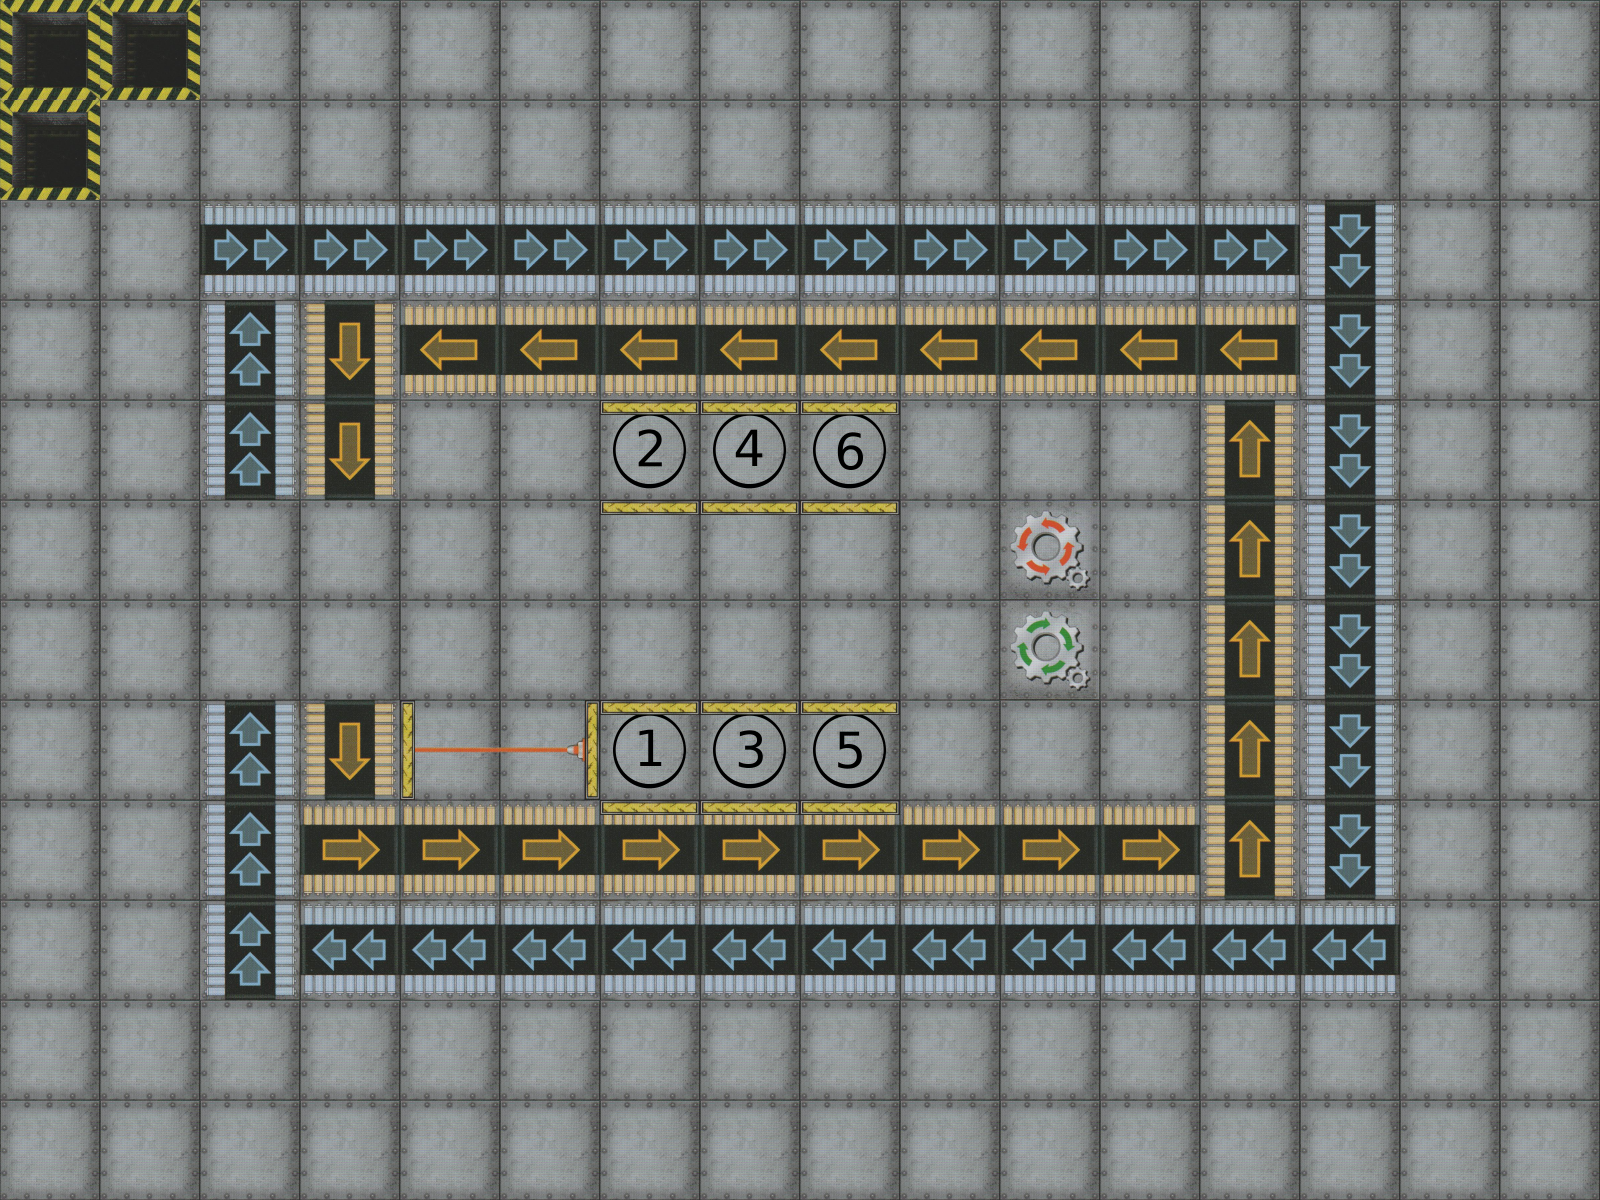

This is a level from a 2D game, rendered from its Tiled map with the project's own tilesets. A one-line summary and the complete map file follow:
An orthogonal 16x12 tile map with 100x100 px tiles, 5 tile layers (Tile, Laser, Wall, Flag, ...).

<map version="1.2" tiledversion="1.3.2" orientation="orthogonal" renderorder="right-down" compressionlevel="0" width="16" height="12" tilewidth="100" tileheight="100" infinite="0" nextlayerid="7" nextobjectid="1">
 <tileset firstgid="1" source="Tileset_100x100.tsx" />
 <layer id="2" name="Tile" width="16" height="12">
  <data encoding="csv">
5,5,5,5,5,5,5,5,5,5,5,5,5,5,5,5,
5,5,5,5,5,5,5,5,5,5,5,5,5,5,5,5,
5,5,14,14,14,14,14,14,14,14,14,14,14,21,5,5,
5,5,13,50,51,51,51,51,51,51,51,51,51,21,5,5,
5,5,13,50,5,5,122,124,130,5,5,5,49,21,5,5,
5,5,5,5,5,5,5,5,5,5,53,5,49,21,5,5,
5,5,5,5,5,5,5,5,5,5,54,5,49,21,5,5,
5,5,13,50,5,5,121,123,129,5,5,5,49,21,5,5,
5,5,13,52,52,52,52,52,52,52,52,52,49,21,5,5,
5,5,13,22,22,22,22,22,22,22,22,22,22,22,5,5,
5,5,5,5,5,5,5,5,5,5,5,5,5,5,5,5,
5,5,5,5,5,5,5,5,5,5,5,5,5,5,5,5
</data>
 </layer>
 <layer id="4" name="Laser" width="16" height="12">
  <data encoding="csv">
6,6,0,0,0,0,0,0,0,0,0,0,0,0,0,0,
6,0,0,0,0,0,0,0,0,0,0,0,0,0,0,0,
0,0,0,0,0,0,0,0,0,0,0,0,0,0,0,0,
0,0,0,0,0,0,0,0,0,0,0,0,0,0,0,0,
0,0,0,0,0,0,0,0,0,0,0,0,0,0,0,0,
0,0,0,0,0,0,0,0,0,0,0,0,0,0,0,0,
0,0,0,0,0,0,0,0,0,0,0,0,0,0,0,0,
0,0,0,0,39,39,0,0,0,0,0,0,0,0,0,0,
0,0,0,0,0,0,0,0,0,0,0,0,0,0,0,0,
0,0,0,0,0,0,0,0,0,0,0,0,0,0,0,0,
0,0,0,0,0,0,0,0,0,0,0,0,0,0,0,0,
0,0,0,0,0,0,0,0,0,0,0,0,0,0,0,0
</data>
 </layer>
 <layer id="5" name="Wall" width="16" height="12">
  <data encoding="csv">
0,0,0,0,0,0,0,0,0,0,0,0,0,0,0,0,
0,0,0,0,0,0,0,0,0,0,0,0,0,0,0,0,
0,0,0,0,0,0,0,0,0,0,0,0,0,0,0,0,
0,0,0,0,0,0,0,0,0,0,0,0,0,0,0,0,
0,0,0,0,0,0,31,31,31,0,0,0,0,0,0,0,
0,0,0,0,0,0,31,31,31,0,0,0,0,0,0,0,
0,0,0,0,0,0,0,0,0,0,0,0,0,0,0,0,
0,0,0,0,30,46,31,31,31,0,0,0,0,0,0,0,
0,0,0,0,0,0,31,31,31,0,0,0,0,0,0,0,
0,0,0,0,0,0,0,0,0,0,0,0,0,0,0,0,
0,0,0,0,0,0,0,0,0,0,0,0,0,0,0,0,
0,0,0,0,0,0,0,0,0,0,0,0,0,0,0,0
</data>
 </layer>
 <layer id="6" name="Flag" width="16" height="12">
  <data encoding="csv">
0,0,0,0,0,0,0,0,0,0,0,0,0,0,0,0,
0,0,0,0,0,0,0,0,0,0,0,0,0,0,0,0,
0,0,0,0,0,0,0,0,0,0,0,0,0,0,0,0,
0,0,0,0,0,0,0,0,0,0,0,0,0,0,0,0,
0,0,0,0,0,0,0,0,0,0,0,0,0,0,0,0,
0,0,0,0,0,0,0,0,0,0,0,0,0,0,0,0,
0,0,0,0,0,0,0,0,0,0,0,0,0,0,0,0,
0,0,0,0,0,0,0,0,0,0,0,0,0,0,0,0,
0,0,0,0,0,0,0,0,0,0,0,0,0,0,0,0,
0,0,0,0,0,0,0,0,0,0,0,0,0,0,0,0,
0,0,0,0,0,0,0,0,0,0,0,0,0,0,0,0,
0,0,0,0,0,0,0,0,0,0,0,0,0,0,0,0
</data>
 </layer>
 <layer id="3" name="Player" width="16" height="12">
  <data encoding="csv">
0,0,0,0,0,0,0,0,0,0,0,0,0,0,0,0,
0,0,0,0,0,0,0,0,0,0,0,0,0,0,0,0,
0,0,0,0,0,0,0,0,0,0,0,0,0,0,0,0,
0,0,0,0,0,0,0,0,0,0,0,0,0,0,0,0,
0,0,0,0,0,0,0,0,0,0,0,0,0,0,0,0,
0,0,0,0,0,0,0,0,0,0,0,0,0,0,0,0,
0,0,0,0,0,0,0,0,0,0,0,0,0,0,0,0,
0,0,0,0,0,0,0,0,0,0,0,0,0,0,0,0,
0,0,0,0,0,0,0,0,0,0,0,0,0,0,0,0,
0,0,0,0,0,0,0,0,0,0,0,0,0,0,0,0,
0,0,0,0,0,0,0,0,0,0,0,0,0,0,0,0,
0,0,0,0,0,0,0,0,0,0,0,0,0,0,0,0
</data>
 </layer>
</map>